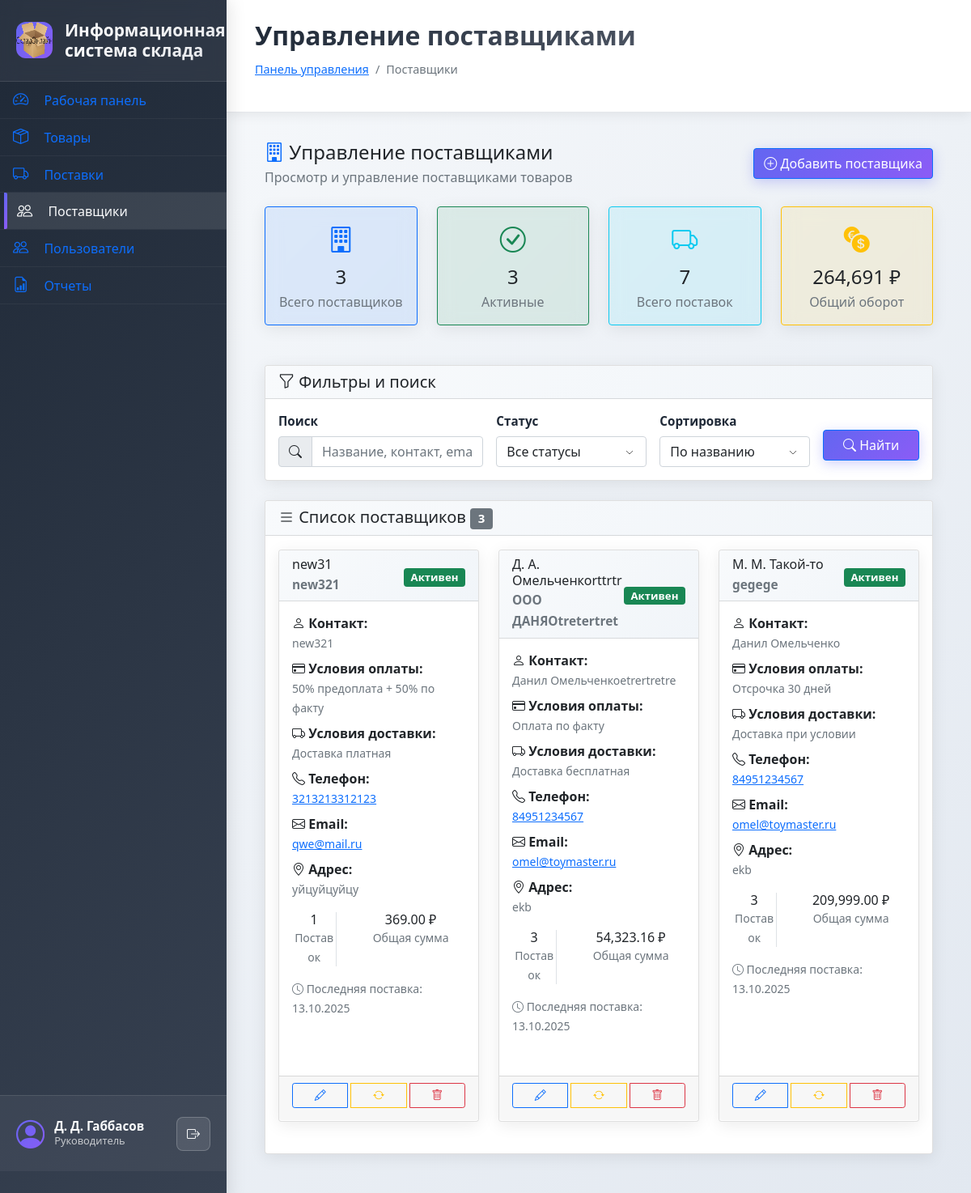
Screenshot of /suppliers.php (signed in) with the database file from the repository.
### tables this page shows
CREATE TABLE `suppliers` (
  `id` int NOT NULL,
  `supplier_code` varchar(20) NOT NULL,
  `full_name` varchar(100) NOT NULL,
  `company_name` varchar(100) DEFAULT NULL,
  `phone` varchar(20) DEFAULT NULL,
  `email` varchar(100) DEFAULT NULL,
  `address` text,
  `payment_terms` varchar(50) DEFAULT 'prepayment',
  `delivery_terms` varchar(50) DEFAULT 'pickup',
  `notes` text,
  `contact_person` varchar(100) DEFAULT NULL,
  `is_active` tinyint(1) DEFAULT '1',
  `created_at` timestamp NULL DEFAULT CURRENT_TIMESTAMP
);

CREATE TABLE `deliveries` (
  `id` int NOT NULL,
  `delivery_code` varchar(20) NOT NULL,
  `supplier_id` int NOT NULL,
  `status` enum('pending','in_transit','completed','cancelled') NOT NULL DEFAULT 'pending',
  `order_date` date NOT NULL,
  `expected_date` date DEFAULT NULL,
  `actual_date` date DEFAULT NULL,
  `total_amount` decimal(12,2) DEFAULT '0.00',
  `notes` text,
  `created_by` int NOT NULL
);

### suppliers.php (the view, shortened to what the rows shown need)
<?php
require_once 'includes/config.php';
require_once 'classes/Database.php';
require_once 'classes/Supplier.php';
require_once 'classes/Delivery.php';
$supplier = new Supplier();
$delivery = new Delivery();
$filters = [];
$suppliers = $supplier->getAll($filters);
foreach ($suppliers as $key => $sup) {
    $suppliers[$key]['deliveries_count'] = $delivery->getCountBySupplier($sup['id']);
    $suppliers[$key]['total_amount'] = $delivery->getTotalAmountBySupplier($sup['id']);
    $suppliers[$key]['last_delivery'] = $delivery->getLastDeliveryBySupplier($sup['id']);
}
$sortFilter = $_GET['sort'] ?? 'name';
switch ($sortFilter) {
    default:
        usort($suppliers, fn($a, $b) => strcasecmp($a['name'] ?? '', $b['name'] ?? ''));
        break;
}
include 'includes/header.php';
$paymentTermsOptions = [
    'prepayment' => 'Предоплата 100%',
    '50_50' => '50% предоплата + 50% по факту',
    'postpayment' => 'Оплата по факту',
    'credit_30' => 'Отсрочка 30 дней',
    'credit_60' => 'Отсрочка 60 дней'
];
$deliveryTermsOptions = [
    'pickup' => 'Самовывоз',
    'delivery_paid' => 'Доставка платная',
    'delivery_free' => 'Доставка бесплатная',
    'delivery_conditional' => 'Доставка при условии'
];
?>
<div class="container-fluid">
    <div class="d-flex justify-content-between align-items-center mb-4">
        <div>
            <h2 class="h4 mb-1">
                <i class="bi bi-building text-primary"></i>
                Управление поставщиками
            </h2>
        </div>
    </div>
    <div class="card">
        <div class="card-body">
            <?php if (empty($suppliers)): ?>
                <div class="text-center py-4">
                    <i class="bi bi-inbox text-muted" style="font-size: 2rem;"></i>
                    <p class="text-muted mt-2">Поставщики не найдены</p>
                </div>
            <?php else: ?>
                <div class="row">
                    <?php foreach ($suppliers as $sup): ?>
                    <div class="col-lg-6 col-xl-4 mb-4">
                        <div class="card h-100">
                            <div class="card-header d-flex justify-content-between align-items-center">
                                <div>
                                    <h6 class="mb-0"><?= htmlspecialchars($sup['name'] ?? 'Без названия') ?></h6>
                                    <?php if (!empty($sup['company_name'])): ?>
                                        <small class="text-muted"><?= htmlspecialchars($sup['company_name']) ?></small>
                                    <?php endif; ?>
                                </div>
                                <div>
                                    <?php if (($sup['status'] ?? '') == 'active'): ?>
                                        <span class="badge bg-success">Активен</span>
                                    <?php else: ?>
                                        <span class="badge bg-secondary">Неактивен</span>
                                    <?php endif; ?>
                                </div>
                            </div>
                            <div class="card-body">
                                <div class="mb-2">
                                    <strong><i class="bi bi-person"></i> Контакт:</strong><br>
                                    <small class="text-muted"><?= htmlspecialchars($sup['contact_person']) ?></small>
                                </div>
                                <div class="mb-2">
                                    <strong><i class="bi bi-credit-card"></i> Условия оплаты:</strong><br>
                                    <small class="text-muted">
                                        <?= htmlspecialchars($paymentTermsOptions[$sup['payment_terms'] ?? 'prepayment'] ?? 'Не указано') ?>
                                    </small>
                                </div>
                                <div class="mb-2">
                                    <strong><i class="bi bi-truck"></i> Условия доставки:</strong><br>
                                    <small class="text-muted">
                                        <?= htmlspecialchars($deliveryTermsOptions[$sup['delivery_terms'] ?? 'pickup'] ?? 'Не указано') ?>
                                    </small>
                                </div>
                                <div class="mb-2">
                                    <strong><i class="bi bi-telephone"></i> Телефон:</strong><br>
                                    <small><a href="tel:<?= htmlspecialchars($sup['phone']) ?>"><?= htmlspecialchars($sup['phone']) ?></a></small>
                                </div>
                                <div class="mb-2">
                                    <strong><i class="bi bi-envelope"></i> Email:</strong><br>
                                    <small><a href="mailto:<?= htmlspecialchars($sup['email']) ?>"><?= htmlspecialchars($sup['email']) ?></a></small>
                                </div>
                                <div class="mb-3">
                                    <strong><i class="bi bi-geo-alt"></i> Адрес:</strong><br>
                                    <small class="text-muted"><?= htmlspecialchars($sup['address'] ?? 'Не указан') ?></small>
                                </div>
                                <div class="row text-center mb-3">
                                    <div class="col-4">
                                        <div class="border-end">
                                            <h6 class="mb-0"><?= $sup['deliveries_count'] ?></h6>
                                            <small class="text-muted">Поставок</small>
                                        </div>
                                    </div>
                                    <div class="col-8">
                                        <h6 class="mb-0"><?= number_format($sup['total_amount'], 2) ?> ₽</h6>
                                        <small class="text-muted">Общая сумма</small>
                                    </div>
                                </div>
                                <?php if ($sup['last_delivery']): ?>
                                <div class="mb-2">
                                    <small class="text-muted">
                                        <i class="bi bi-clock"></i> Последняя поставка:
                                        <?= date('d.m.Y', strtotime($sup['last_delivery']['order_date'])) ?>
                                    </small>
                                </div>
                                <?php endif; ?>
                            </div>
                            <?php if (isAdminOrSupervisor()): ?>
                            <div class="card-footer">
                                <div class="btn-group w-100">
                                    <button type="button" class="btn btn-outline-primary btn-sm"
                                            onclick="editSupplier(<?= htmlspecialchars(json_encode($sup)) ?>)"
                                            data-bs-toggle="modal" data-bs-target="#editSupplierModal">
                                        <i class="bi bi-pencil"></i>
                                    </button>
                                    <button type="button" class="btn btn-outline-warning btn-sm"
                                            onclick="toggleStatus(<?= (int)($sup['id'] ?? 0) ?>, '<?= htmlspecialchars($sup['name'] ?? '') ?>', '<?= $sup['status'] ?? '' ?>')">
                                        <i class="bi bi-arrow-repeat"></i>
                                    </button>
                                    <button type="button" class="btn btn-outline-danger btn-sm"
                                            onclick="deleteSupplier(<?= (int)($sup['id'] ?? 0) ?>, '<?= htmlspecialchars($sup['name'] ?? '') ?>')">
                                        <i class="bi bi-trash"></i>
                                    </button>
                                </div>
                            </div>
                            <?php endif; ?>
                        </div>
                    </div>
                    <?php endforeach; ?>
                </div>
            <?php endif; ?>
        </div>
    </div>
</div>
<?php include 'includes/footer.php'; ?>

### rows the page displays
suppliers: full_name "new31", company_name "new321", contact_person "new321", payment_terms "50% предоплата + 50% по факту", delivery_terms "Доставка платная", phone "3213213312123", email "qwe@mail.ru", address "уйцуйцуйцу", is_active "1", total_amount "369.00"
deliveries: order_date "13.10.2025"
suppliers: full_name "Д. А. Омельченкоrttrtr", company_name "ООО ДАНЯОtretertret", contact_person "Данил Омельченкоetrertretre", payment_terms "Оплата по факту", delivery_terms "Доставка бесплатная", phone "84951234567", email "omel@toymaster.ru", address "ekb", deliveries_count "3", total_amount "54,323.16"
deliveries: order_date "13.10.2025"
suppliers: full_name "М. М. Такой-то", company_name "gegege", contact_person "Данил Омельченко", payment_terms "Отсрочка 30 дней", delivery_terms "Доставка при условии", phone "84951234567", email "omel@toymaster.ru", address "ekb", deliveries_count "3", total_amount "209,999.00"
deliveries: order_date "13.10.2025"

### other values shown
APP_NAME "Информационная система склада"
getCurrentUser()['full_name'] "Д. Д. Габбасов"
$pageTitle "Управление поставщиками"
$item['title'] "Панель управления"
$item['title'] "Поставщики"
count($suppliers) "3"
array_sum(array_column($suppliers, 'deliveries_count')) "7"
array_sum(array_column($suppliers, 'total_amount')) "264,691"
